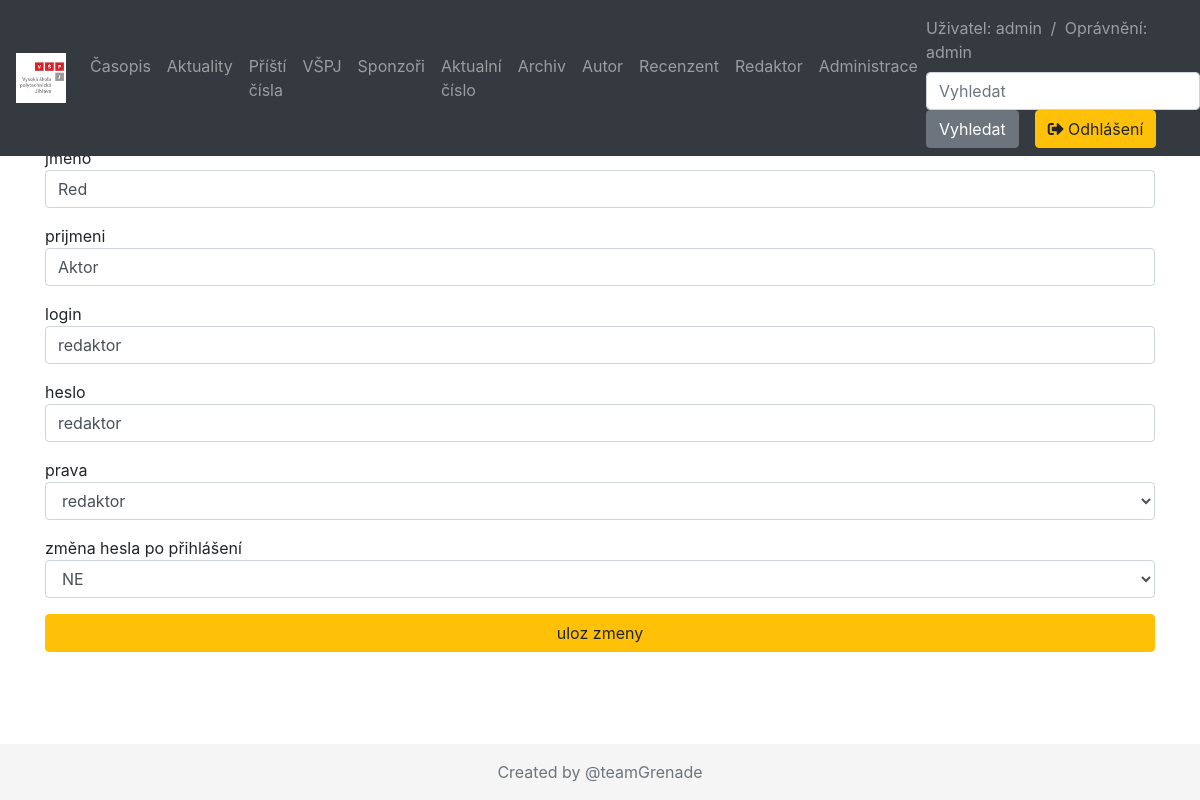
/detail.php?detail=3 (signed in), run on the app's committed database.
### tables this page shows
CREATE TABLE `ucet` (
  `id` int NOT NULL,
  `prihlas_jmeno` varchar(255) NOT NULL,
  `heslo` varchar(255) NOT NULL,
  `jmeno` varchar(255) NOT NULL,
  `prijmeni` varchar(255) NOT NULL,
  `prava` varchar(255) NOT NULL,
  `zmena_hesla` varchar(255) NOT NULL
);

### detail.php (the view, shortened to what this page needs)
<?php
 require 'conn.php';
 $id=$_GET['detail'];
 $query = "SELECT * FROM ucet WHERE id='$id'";
 $result = mysqli_query($conn, $query);
 $row = mysqli_fetch_array($result);
 ?>
<!DOCTYPE html>
 <html>
    <?php include "head.php" ?>
    <body>
        <?php include "top.php" ?>
        <main role="main" class="container">
            <h3 class="text-center">Změna údajů uživatele</h3><br/>
<form action="ucet.php" method="post"  enctype="multipart/form-data">
    <div class="form-group">
    jmeno
<input type="text" name="jmeno" value="<?php echo $row[3]; ?>" class="form-control" placeholder="jméno">
 </div>
prijmeni
 <div class="form-group">
<input type="text" name="prijmeni" value="<?php echo $row[4]; ?>" class="form-control" placeholder="příjmení">
 </div>
login
 <div class="form-group">
<input type="text" name="prihlasjmeno" value="<?php echo $row[1]; ?>" class="form-control" placeholder="login">
 </div>
heslo
 <div class="form-group">
<input type="text" name="heslo" value="<?php echo $row[2]; ?>" class="form-control" placeholder="heslo">
 </div>
prava
<div class="form-group">
 <select name=prava   class="form-control">
     <?php
     $prava_hodnoty = array("admin", "ctenar", "autor", "recenzent", "redakcni_rada", "redaktor", "sef_redaktor");
     foreach ($prava_hodnoty as $pravo) {
         echo '<option value="'. $pravo .'" '. ($row[5] == $pravo ? 'selected' : '') .'>'. $pravo .'</option>';
     }
     ?>
</select>
</div>
změna hesla po přihlášení
<div class="form-group">
 <select name=zmenahesla   class="form-control">
     <?php
        $zmena_hodnoty = array("ANO", "NE");
        foreach ($zmena_hodnoty as $zmena) {
            echo '<option value="'. $zmena .'" '. ($row[6] == $zmena ? 'selected' : '') .'>'. $zmena .'</option>';
        }
     ?>
</select>
</div>
<div class="form-group">
 <input type="submit" name="detail" class="btn btn-warning btn-block" value="uloz zmeny">
 </div>
 </form>
        </main>
        <?php include "footer.php" ?>
    </body>
    </html>

### styles.css (style rules this page uses)
body { padding-top: 5rem; }

### footer.php (style rules this page uses)
html { height: 100%; }
body { position: relative; padding-bottom: 80px; min-height: 100%; }

### data on the page
ucet: jmeno "Red", prijmeni "Aktor", prihlasjmeno "redaktor", heslo "redaktor", prava "redaktor", zmenahesla "NE"

### other printed values
$_SESSION['username'] "admin"
$_SESSION['prava'] "admin"
